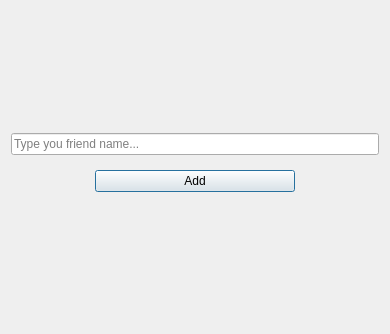
<?xml version="1.0" encoding="UTF-8"?>
<ui version="4.0">
 <class>AddContact</class>
 <widget class="QDialog" name="AddContact">
  <property name="geometry">
   <rect>
    <x>0</x>
    <y>0</y>
    <width>390</width>
    <height>334</height>
   </rect>
  </property>
  <property name="windowTitle">
   <string>Add Contact</string>
  </property>
  <layout class="QVBoxLayout" name="verticalLayout">
   <item>
    <spacer name="verticalSpacer_2">
     <property name="orientation">
      <enum>Qt::Vertical</enum>
     </property>
     <property name="sizeHint" stdset="0">
      <size>
       <width>20</width>
       <height>40</height>
      </size>
     </property>
    </spacer>
   </item>
   <item>
    <widget class="QLineEdit" name="lineEdit">
     <property name="placeholderText">
      <string>Type you friend name...</string>
     </property>
    </widget>
   </item>
   <item>
    <widget class="QFrame" name="frame">
     <property name="frameShape">
      <enum>QFrame::NoFrame</enum>
     </property>
     <property name="frameShadow">
      <enum>QFrame::Raised</enum>
     </property>
     <layout class="QHBoxLayout" name="horizontalLayout">
      <item>
       <spacer name="horizontalSpacer">
        <property name="orientation">
         <enum>Qt::Horizontal</enum>
        </property>
        <property name="sizeHint" stdset="0">
         <size>
          <width>40</width>
          <height>20</height>
         </size>
        </property>
       </spacer>
      </item>
      <item>
       <widget class="QPushButton" name="pushButton">
        <property name="minimumSize">
         <size>
          <width>200</width>
          <height>0</height>
         </size>
        </property>
        <property name="text">
         <string>Add</string>
        </property>
       </widget>
      </item>
      <item>
       <spacer name="horizontalSpacer_2">
        <property name="orientation">
         <enum>Qt::Horizontal</enum>
        </property>
        <property name="sizeHint" stdset="0">
         <size>
          <width>40</width>
          <height>20</height>
         </size>
        </property>
       </spacer>
      </item>
     </layout>
    </widget>
   </item>
   <item>
    <spacer name="verticalSpacer">
     <property name="orientation">
      <enum>Qt::Vertical</enum>
     </property>
     <property name="sizeHint" stdset="0">
      <size>
       <width>20</width>
       <height>40</height>
      </size>
     </property>
    </spacer>
   </item>
  </layout>
 </widget>
 <resources/>
 <connections/>
</ui>
